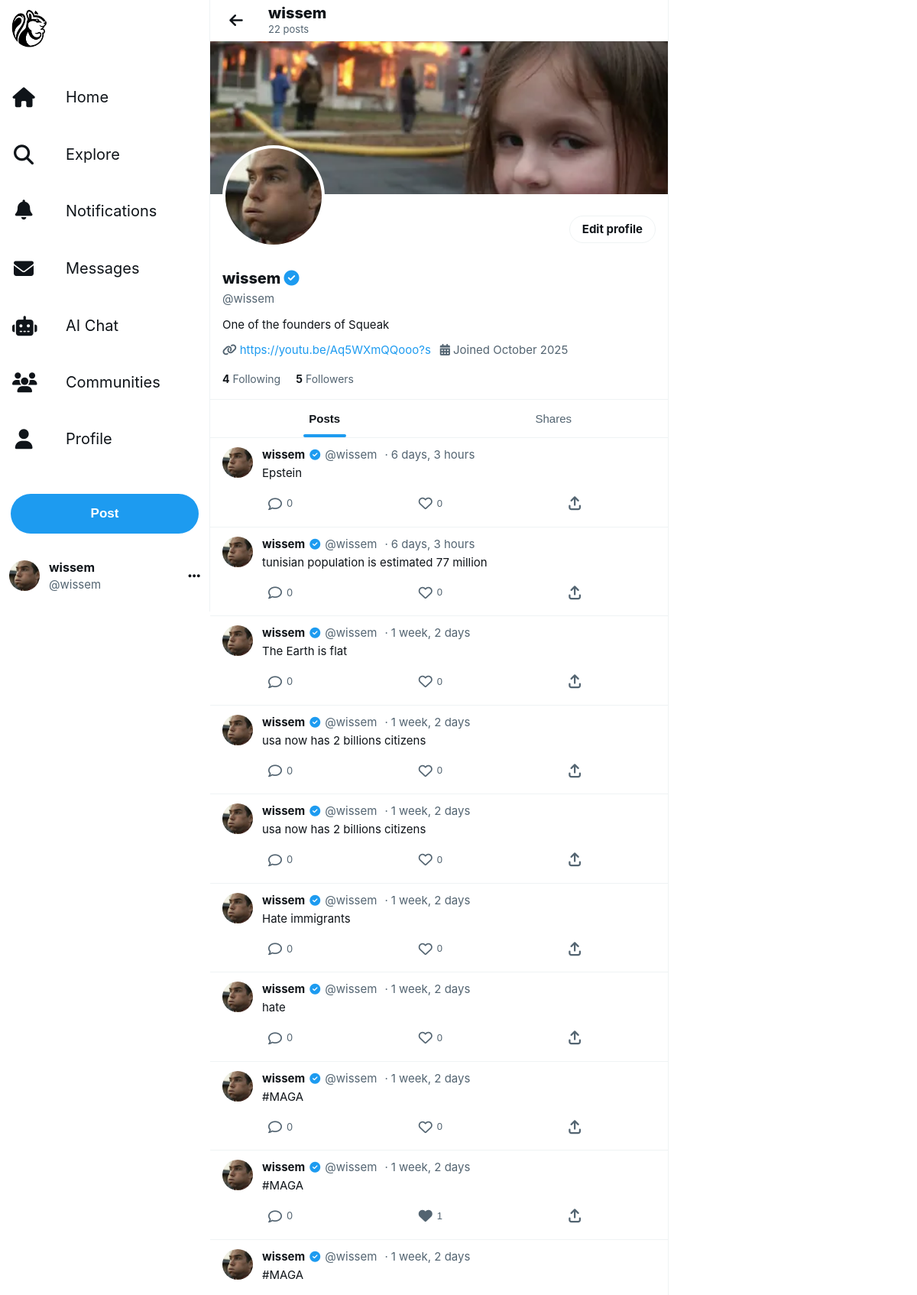
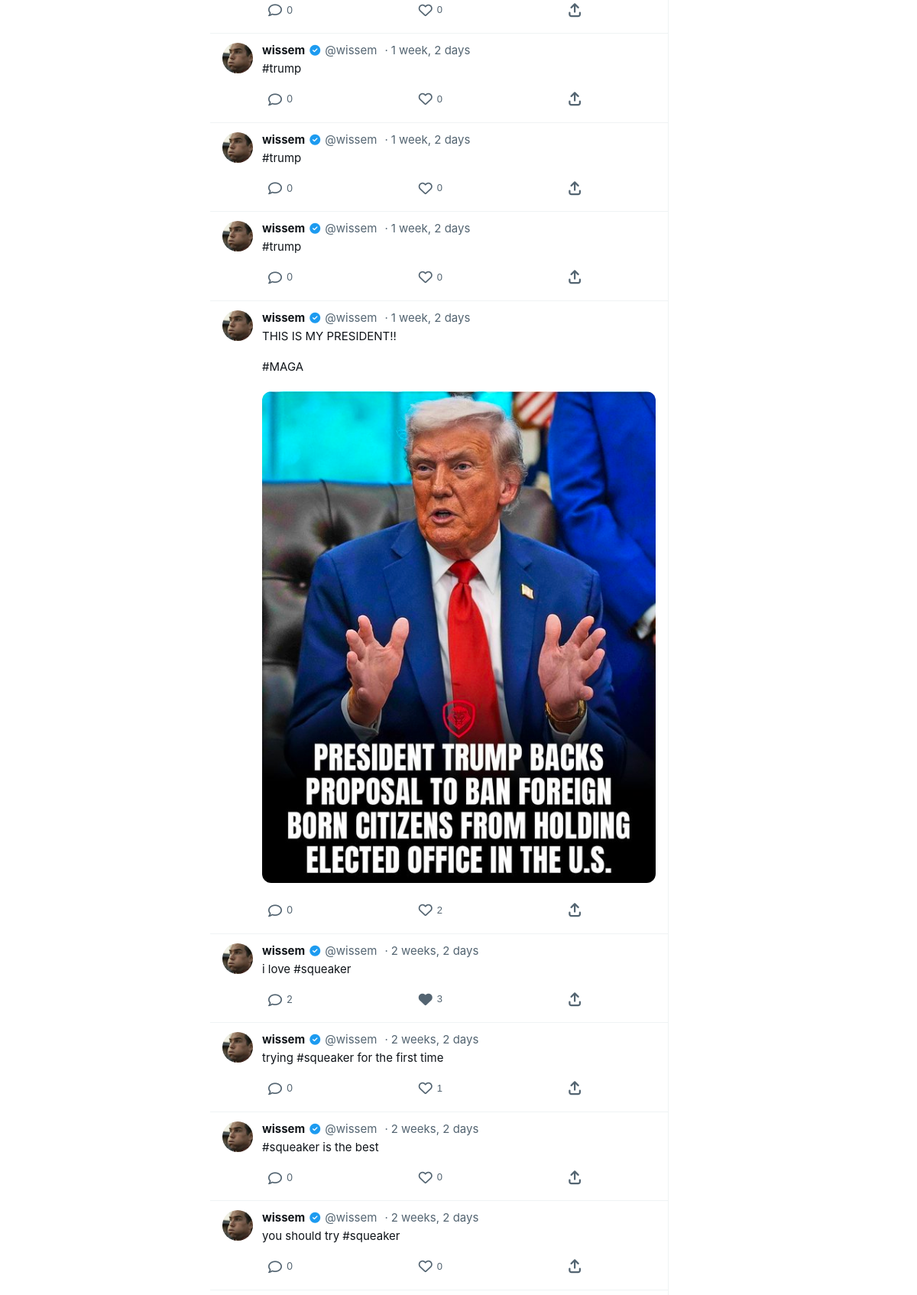
Page /profile/6/ (signed in, upper part) on the committed database (2 pictures, top to bottom).
### musker/models.py (models this page shows, shortened)
class Profile(models.Model):
    user = models.OneToOneField(User, on_delete=models.CASCADE)
    follows = models.ManyToManyField("self", related_name="followed_by", symmetrical=False, blank=True)
    profile_image = models.ImageField(upload_to='profile_images/', blank=True, null=True)
    cover_image = models.ImageField(upload_to='cover_images/', blank=True, null=True)
    bio = models.TextField(max_length=200, blank=True)
    location = models.CharField(max_length=100, blank=True)
    website = models.URLField(blank=True)
    date_modified = models.DateTimeField(auto_now=True)
    date_created = models.DateTimeField(auto_now_add=True, null=True, blank=True)
    @property
    def followers_count(self):
        return self.followed_by.count()
    @property
    def following_count(self):
        return self.follows.count()

class Meep(models.Model):
    user = models.ForeignKey(User, related_name="meeps", on_delete=models.CASCADE)
    body = models.CharField(max_length=200)
    image = models.ImageField(upload_to='meep_images/', null=True, blank=True)  # ← THIS LINE MUST BE HERE
    created_at = models.DateTimeField(auto_now_add=True)
    likes = models.ManyToManyField(User, related_name="meep_like", blank=True)
    is_toxic = models.BooleanField(default=False)
    is_borderline = models.BooleanField(default=False)
    toxicity_score = models.FloatField(default=0.0)
    toxicity_label = models.CharField(max_length=20, default='safe')
    def number_of_likes(self):
        return self.likes.count()
    class Meta:
        ordering = ['-created_at']

### musker/views.py (the view, shortened to what this page needs)
# urls.py: path('profile/<int:pk>/', views.profile, name='profile'),
def profile(request, pk):
    if not request.user.is_authenticated:
        messages.error(request, "You must be logged in to view profiles")
        return redirect('home')
    profile = get_object_or_404(Profile, user_id=pk)
    meeps = Meep.objects.filter(user_id=pk).order_by("-created_at")
    shared_meeps = Meep.objects.filter(shares__user_id=pk).order_by("-created_at")
    return render(request, "profile.html", {
        "profile": profile,
        "meeps": meeps,
        "shared_meeps": shared_meeps
    })

### musker/context_processors.py (called while the page is built)
def get_suggested_profiles(user, limit=3):
    try:
        from .models import Profile
        if not user.is_authenticated:
            return []
        suggested = list(Profile.objects.exclude(
            user=user
        ).exclude(
            followed_by=user.profile
        ).annotate(
            follower_count=Count('followed_by')
        ).order_by('-follower_count')[:limit])
        logger.info(f"👥 Found {len(suggested)} suggested profiles for {user.username}")
        return suggested
    except Exception as e:
        logger.error(f"❌ Error getting suggested profiles: {e}")
        import traceback
        logger.error(traceback.format_exc())
        return []

def sidebar_context(request):
    try:
        context = {
            'trending_topics': get_trending_topics(days=1, limit=5, min_meeps=1),
            'suggested_profiles': []
        }
        if request.user.is_authenticated:
            context['suggested_profiles'] = get_suggested_profiles(request.user, limit=3)
        logger.info(f"📊 Sidebar: {len(context['trending_topics'])} trending, {len(context['suggested_profiles'])} suggested")
        return context
    except Exception as e:
        logger.error(f"❌ Error in sidebar_context: {e}")
        import traceback
        logger.error(traceback.format_exc())
        return {
            'trending_topics': [],
            'suggested_profiles': []
        }

### musker/templates/profile.html (shortened to what this page needs)
{% load static %}
<!DOCTYPE html>
<html lang="en">
<head>
    <link rel="stylesheet" href="https://cdnjs.cloudflare.com/ajax/libs/font-awesome/6.4.0/css/all.min.css">
    <link rel="stylesheet" href="{% static 'assets/css/profile.css' %}">
    <link rel="stylesheet" href="{% static 'assets/css/share-menu.css' %}">
</head>
<body>
<div class="main-container">
    {% include 'navbar.html' %}
    <div class="main-content">
        <div class="content-header">
            <div class="header-content">
                <button class="back-button" onclick="window.history.back()">
                    <i class="fas fa-arrow-left"></i>
                </button>
                <div class="header-title">
                    <div class="header-name">{{ profile.user.get_full_name|default:profile.user.username }}</div>
                    <div class="header-count">{{ meeps.count }} posts</div>
                </div>
            </div>
        </div>
        <div class="profile-header">
            <div class="cover-image-container">
                {% if profile.cover_image %}
                    <img src="{{ profile.cover_image.url }}" class="cover-image">
                {% else %}
                    <img src="{% static 'images/logo1-removebg-preview.png' %}" class="cover-image">
                {% endif %}
            </div>
            <div class="profile-info-section">
                <div class="profile-top">
                    <div class="profile-image-container">
                        {% if profile.profile_image %}
                            <img src="{{ profile.profile_image.url }}" class="profile-image">
                        {% else %}
                            <img src="https://abs.twimg.com/sticky/default_profile_images/default_profile_400x400.png" class="profile-image">
                        {% endif %}
                    </div>
                    <div class="profile-actions">
                        {% if profile.user == request.user %}
                            <a href="{% url 'edit_profile' %}" class="btn-edit">Edit profile</a>
                        {% endif %}
                    </div>
                </div>
                <div class="profile-details">
                    <h1 class="profile-name">
                        {{ profile.user.get_full_name|default:profile.user.username }}
                        {% if profile.user.is_staff %}
                            <i class="fas fa-check-circle verified-badge"></i>
                        {% endif %}
                    </h1>
                    <p class="profile-username">@{{ profile.user.username }}</p>
                    {% if profile.bio %}
                        <p class="profile-bio">{{ profile.bio }}</p>
                    {% endif %}
                    <div class="profile-meta">
                        {% if profile.website %}
                            <span><i class="fas fa-link"></i>
                                <a href="{{ profile.website }}" target="_blank">{{ profile.website|slice:":30" }}</a>
                            </span>
                        {% endif %}
                        <span><i class="fas fa-calendar-alt"></i> Joined {{ profile.date_created|date:"F Y" }}</span>
                    </div>
                    <div class="profile-stats">
                        <a href="#" class="stat-item">
                            <span class="stat-number">{{ profile.following_count }}</span>
                            <span class="stat-label">Following</span>
                        </a>
                        <a href="#" class="stat-item">
                            <span class="stat-number">{{ profile.followers_count }}</span>
                            <span class="stat-label">Followers</span>
                        </a>
                    </div>
                </div>
            </div>
        </div>
        <div class="profile-tabs">
            <button class="tab-item active" onclick="showTab('posts-tab', this)">Posts</button>
            <button class="tab-item" onclick="showTab('shares-tab', this)">Shares</button>
        </div>
        <div id="posts-tab">
            {% if meeps %}
                {% for meep in meeps %}
                    <div class="post-card">
                        <div class="post-header">
                            <a href="{% url 'profile' meep.user.pk %}">
                                {% if meep.user.profile.profile_image %}
                                    <img src="{{ meep.user.profile.profile_image.url }}" class="post-avatar">
                                {% else %}
                                    <img src="https://abs.twimg.com/sticky/default_profile_images/default_profile_400x400.png" class="post-avatar">
                                {% endif %}
                            </a>
                            <div class="post-content">
                                <div class="post-user-info">
                                    <a href="{% url 'profile' meep.user.pk %}" class="post-username">{{ meep.user.username }}</a>
                                    {% if meep.user.is_staff %}
                                        <i class="fas fa-check-circle" style="color:var(--primary-color); font-size:14px;"></i>
                                    {% endif %}
                                    <span class="post-handle">@{{ meep.user.username }}</span>
                                    <span class="post-date">{{ meep.created_at|timesince }}</span>
                                </div>
                                <div class="post-body">{{ meep.body }}</div>
                                {% if meep.image %}
                                    <img src="{{ meep.image.url }}" style="max-width:100%; border-radius:12px; margin-top:10px;">
                                {% endif %}
                                <div class="post-actions">
                                    <a href="{% url 'meep_show' meep.id %}" class="action-button">
                                        <i class="far fa-comment"></i>
                                        <span>{{ meep.comments.count }}</span>
                                    </a>
                                    <form method="post" action="{% url 'meep_like' meep.id %}">
                                        <button type="submit" class="action-button like {% if user in meep.likes.all %}liked{% endif %}">
                                            <i class="{% if user in meep.likes.all %}fas{% else %}far{% endif %} fa-heart"></i>
                                            <span>{{ meep.number_of_likes }}</span>
                                        </button>
                                    </form>
                                    <div class="share-wrapper">
                                        <a href="#" class="action-button" onclick="toggleShareMenu(event, '{{ meep.id }}')">
                                            <i class="fas fa-arrow-up-from-bracket"></i>
                                        </a>
                                    </div>
                                </div>
                            </div>
                        </div>
                    </div>
                {% endfor %}
            {% else %}
                <div class="empty-state">
                    <i class="far fa-comment"></i>
                    <h3>No posts yet</h3>
                    <p>When @{{ profile.user.username }} posts, they'll show up here.</p>
                </div>
            {% endif %}
        </div>
    </div>
</div>
</body>
</html>

### musker/templates/navbar.html (shortened to what this page needs)
{% load static %}
{% if request.user.is_authenticated %}
<div class="sidebar">
    <div class="logo">
        <a href="{% url 'home' %}">
            <img src="{% static 'images/logo14.png' %}"
            width="100%" height="100%"
            alt="Logo" class="logo-img">
        </a>
    </div>
    <nav>
        <ul class="nav-menu">
            <li class="nav-item">
                <a href="{% url 'home' %}" class="nav-link">
                    <i class="fas fa-home"></i>
                    <span>Home</span>
                </a>
            </li>
            <li class="nav-item">
                <a href="{% url 'explore' %}" class="nav-link">
                    <i class="fas fa-search"></i>
                    <span>Explore</span>
                </a>
            </li>
            <li class="nav-item">
                <a href="{% url 'notifications' %}" class="nav-link">
                    <div style="position: relative;">
                        <i class="fas fa-bell"></i>
                    </div>
                    <span>Notifications</span>
                </a>
            </li>
            <li class="nav-item">
                <a href="{% url 'messages' %}" class="nav-link">
                    <i class="fas fa-envelope"></i>
                    <span>Messages</span>
                </a>
            </li>
            <li class="nav-item">
                <a href="{% url 'chatbot' %}" class="nav-link">
                    <i class="fas fa-robot"></i>
                    <span>AI Chat</span>
                </a>
            </li>
            <li class="nav-item">
                <a href="{% url 'profile_list' %}" class="nav-link">
                    <i class="fas fa-users"></i>
                    <span>Communities</span>
                </a>
            </li>
            <li class="nav-item">
                <a href="{% url 'profile' request.user.pk %}" class="nav-link">
                    <i class="fas fa-user"></i>
                    <span>Profile</span>
                </a>
            </li>
        </ul>
        <button class="post-button" onclick="openPostModal()">Post</button>
    </nav>
    <div class="user-menu">
        <div class="user-info" onclick="toggleUserDropdown()">
            {% if request.user.profile.profile_image %}
                <img src="{{ request.user.profile.profile_image.url }}" alt="{{ request.user.username }}" class="user-avatar">
            {% else %}
                <img src="https://abs.twimg.com/sticky/default_profile_images/default_profile_400x400.png" alt="{{ request.user.username }}" class="user-avatar">
            {% endif %}
            <div class="user-details">
                <div class="user-name">{{ request.user.get_full_name|default:request.user.username }}</div>
                <div class="user-username">@{{ request.user.username }}</div>
            </div>
            <i class="fas fa-ellipsis-h"></i>
        </div>
    </div>
</div>
{% endif %}

### musker/static/assets/css/share-menu.css (style rules this page uses)
.share-wrapper { position: relative; display: inline-block; }

### musker/templates/navbar.html (style rules this page uses)
.sidebar { padding: 8px 0 !important; display: flex; flex-direction: column; height: 100vh; overflow: hidden; }
.logo { margin-bottom: 12px !important; padding: 4px 12px; max-height: 60px; }
nav { flex: 1; display: flex; flex-direction: column; overflow: hidden; justify-content: space-between; }
.nav-menu { margin-top: 8px !important; display: flex; flex-direction: column; gap: 8px; flex: 1; justify-content: space-evenly; }
.nav-item { margin: 0 !important; display: flex; }
.nav-link { padding: 12px 16px !important; font-size: 20px !important; display: flex !important; align-items: center !important; gap: 20px !important; width: 100%; transition: background-color 0.2s; border-radius: 28px; }
.nav-link i { font-size: 26px !important; width: 30px; text-align: center; }
.nav-link span { font-weight: 400; font-size: 20px; }
.post-button { margin-top: 16px !important; margin-bottom: 16px !important; padding: 16px 24px !important; font-size: 17px !important; font-weight: 700 !important; height: 52px !important; border-radius: 26px; width: 90%; margin-left: auto; margin-right: auto; }
.user-menu { margin-top: auto !important; padding: 8px 0; }
.user-info { padding: 8px 12px !important; border-radius: 24px; transition: background-color 0.2s; }
.user-avatar { width: 40px !important; height: 40px !important; }
.user-details .user-name { font-size: 16px !important; font-weight: 700; }
.user-details .user-username { font-size: 15px !important; color: #536471; }

### rows in the picture
Profile: user.get_full_name "wissem", cover_image (picture), profile_image (picture), user.username "wissem", bio "One of the founders of Squeak", website "https://youtu.be/Aq5WXmQQooo?s", date_created "October 2025", following_count "4", followers_count "5"
Meep: user.profile.profile_image (picture), user.username "wissem", created_at "6 days, 3 hours", body "Epstein", comments.count "0", number_of_likes "0"
Meep: user.profile.profile_image (picture), user.username "wissem", created_at "6 days, 3 hours", body "tunisian population is estimated 77 million", comments.count "0", number_of_likes "0"
Meep: user.profile.profile_image (picture), user.username "wissem", created_at "1 week, 2 days", body "The Earth is flat", comments.count "0", number_of_likes "0"
Meep: user.profile.profile_image (picture), user.username "wissem", created_at "1 week, 2 days", body "usa now has 2 billions citizens", comments.count "0", number_of_likes "0"
Meep: user.profile.profile_image (picture), user.username "wissem", created_at "1 week, 2 days", body "usa now has 2 billions citizens", comments.count "0", number_of_likes "0"
Meep: user.profile.profile_image (picture), user.username "wissem", created_at "1 week, 2 days", body "Hate immigrants", comments.count "0", number_of_likes "0"
Meep: user.profile.profile_image (picture), user.username "wissem", created_at "1 week, 2 days", body "hate", comments.count "0", number_of_likes "0"
Meep: user.profile.profile_image (picture), user.username "wissem", created_at "1 week, 2 days", body "#MAGA", comments.count "0", number_of_likes "0"
Meep: user.profile.profile_image (picture), user.username "wissem", created_at "1 week, 2 days", body "#MAGA", comments.count "0", number_of_likes "1"
Meep: user.profile.profile_image (picture), user.username "wissem", created_at "1 week, 2 days", body "#MAGA", comments.count "0", number_of_likes "0"
Meep: user.profile.profile_image (picture), user.username "wissem", created_at "1 week, 2 days", body "#trump", comments.count "0", number_of_likes "0"
Meep: user.profile.profile_image (picture), user.username "wissem", created_at "1 week, 2 days", body "#trump", comments.count "0", number_of_likes "0"
Meep: user.profile.profile_image (picture), user.username "wissem", created_at "1 week, 2 days", body "#trump", comments.count "0", number_of_likes "0"
Meep: user.profile.profile_image (picture), user.username "wissem", created_at "1 week, 2 days", body "THIS IS MY PRESIDENT!! #MAGA", image (picture), comments.count "0", number_of_likes "2"
Meep: user.profile.profile_image (picture), user.username "wissem", created_at "2 weeks, 2 days", body "i love #squeaker", comments.count "2", number_of_likes "3"
Meep: user.profile.profile_image (picture), user.username "wissem", created_at "2 weeks, 2 days", body "trying #squeaker for the first time", comments.count "0", number_of_likes "1"
Meep: user.profile.profile_image (picture), user.username "wissem", created_at "2 weeks, 2 days", body "#squeaker is the best", comments.count "0", number_of_likes "0"
Meep: user.profile.profile_image (picture), user.username "wissem", created_at "2 weeks, 2 days", body "you should try #squeaker", comments.count "0", number_of_likes "0"

### other values in the picture
{{ request.user.get_full_name|default:request.user.username }} "wissem"
{{ request.user.username }} "wissem"
{{ meeps.count }} "22"
